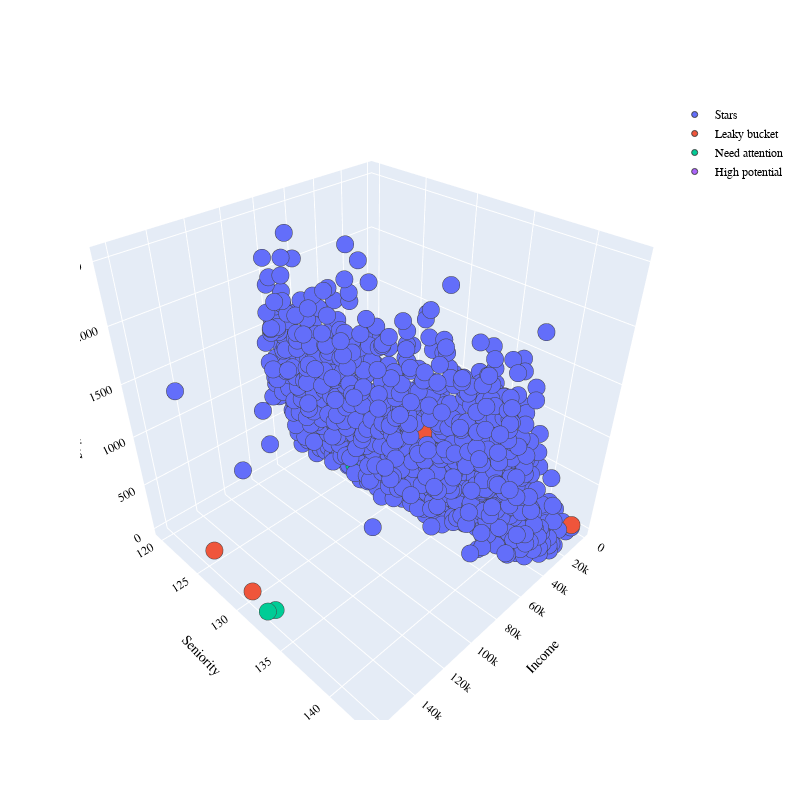

Notebook code cell kept with this figure:
### Code cell
labels_filtered = lle_labels[original_indices]
labels_filtered = labels_filtered[filtered_indices]
data = data2
scaler=StandardScaler()
dataset_temp=data[['Income','Seniority','Spending']]
X_std=scaler.fit_transform(dataset_temp)
X = normalize(X_std,norm='l2')


dataset_temp['Cluster'] = labels_filtered
dataset_temp=dataset_temp.replace({0:'Stars',1:'Need attention',2:'High potential',3:'Leaky bucket'})
data = data.merge(dataset_temp.Cluster, left_index=True, right_index=True)


PLOT = go.Figure()
for C in list(data.Cluster.unique()):
    

    PLOT.add_trace(go.Scatter3d(x = data[data.Cluster == C]['Income'],
                                y = data[data.Cluster == C]['Seniority'],
                                z = data[data.Cluster == C]['Spending'],                        
                                mode = 'markers',marker_size = 6, marker_line_width = 1,
                                name = str(C)))
PLOT.update_traces(hovertemplate='Income: %{x} <br>Seniority: %{y} <br>Spending: %{z}')

    
PLOT.update_layout(width = 800, height = 800, autosize = True, showlegend = True,
                   scene = dict(xaxis=dict(title = 'Income', titlefont_color = 'black'),
                                yaxis=dict(title = 'Seniority', titlefont_color = 'black'),
                                zaxis=dict(title = 'Spending', titlefont_color = 'black')),
                   font = dict(family = "Gilroy", color  = 'black', size = 12))

### Figure 1 — Plotly figure (JSON) as saved in the notebook; plotly's stock layout.template omitted (floating-point values rounded to 4 significant figures; data arrays with more than 128 entries replaced by an {"elided": "..."} marker saying what was removed)
{"data": [{"hovertemplate": "Income: %{x} <br>Seniority: %{y} <br>Spending: %{z}", "marker": {"line": {"width": 1}, "size": 6}, "mode": "markers", "name": "Stars", "type": "scatter3d", "x": {"elided": "2043 int values"}, "y": {"elided": "2043 float values"}, "z": {"elided": "2043 int values"}}, {"hovertemplate": "Income: %{x} <br>Seniority: %{y} <br>Spending: %{z}", "marker": {"line": {"width": 1}, "size": 6}, "mode": "markers", "name": "Leaky bucket", "type": "scatter3d", "x": [58293, 7500, 10979, 23718, 7500, 26326, 23559, 42394, 43974, 16248, 30477, 18890, 34320, 22212, 31160, 44159, 24480, 32414, 35388, 46377, 42670, 12571, 14849, 41411, 27190, 33181, 35684, 36143, 19789, 18492, 32011, 7500, 42207, 37760, 22944, 25315, 24683, 15315, 38593, 26224, 36975, 153924, 25965, 29187, 36145, 41335, 17487, 38702, 35523, 26872, 25804, 25130, 49494, 49514, 19485, 17117, 37087, 45921, 39858, 60554, 34596, 31056, 50014, 41014, 39190, 15315, 22634, 16581, 10979, 21282, 70091, 18351, 59060, 45503, 35876, 18929, 41335, 26759, 22634, 34596, 43269, 31163, 20491, 40304, 19414, 31163, 20981, 23331, 30390, 12393, 36301, 35544, 20193, 49544, 23536, 18169, 9722, 38175, 39763, 13533, 21955, 36273, 22669, 32313, 27071, 30093, 11448, 26642, 18929, 36038, 21059, 34529, 32644, 36790, 32765, 7500, 14188, 27733, 156924, 31560, 18929, 7500, 26816], "y": [125.2, 139.6, 121.1, 129.8, 139.7, 129.7, 131.8, 123.1, 138.6, 121.5, 125.1, 139.7, 124.2, 126.5, 129.3, 120.2, 136.6, 131.8, 135.8, 123.8, 134.1, 125.2, 131.9, 126.6, 130.4, 125.7, 122.1, 122.8, 127.2, 120.6, 130.2, 136.7, 134.9, 130.5, 126.1, 127.6, 123.6, 130.8, 129.4, 132.8, 125.9, 124.5, 141.8, 133.7, 132.4, 126.0, 135.4, 130.9, 128.8, 128.3, 129.8, 128.8, 134.1, 126.3, 129.1, 137.4, 130.5, 123.5, 137.2, 130.6, 134.5, 137.2, 125.1, 134.2, 121.9, 130.8, 137.4, 137.6, 121.1, 121.4, 135.0, 127.9, 125.4, 129.0, 122.1, 136.4, 126.0, 124.5, 137.4, 134.5, 129.3, 124.3, 137.1, 128.9, 128.3, 124.3, 134.0, 141.9, 129.8, 138.9, 128.0, 123.6, 139.1, 136.5, 120.6, 136.3, 141.0, 129.1, 130.8, 135.7, 129.6, 122.3, 133.2, 136.6, 122.0, 131.7, 126.3, 123.8, 136.4, 132.9, 125.6, 141.6, 137.4, 136.0, 124, 143.0, 136, 130.0, 129.9, 132.1, 136.4, 133.7, 142.5], "z": [422, 61, 30, 81, 122, 18, 79, 32, 551, 57, 66, 35, 17, 69, 64, 275, 102, 52, 32, 90, 241, 53, 65, 139, 18, 16, 30, 19, 78, 10, 122, 36, 265, 54, 76, 54, 41, 64, 177, 63, 33, 6, 74, 34, 172, 187, 18, 109, 66, 72, 55, 50, 385, 369, 10, 128, 401, 199, 95, 811, 23, 55, 396, 20, 133, 64, 96, 24, 30, 46, 1161, 43, 274, 170, 129, 85, 187, 59, 96, 23, 19, 38, 30, 57, 32, 38, 73, 103, 80, 57, 78, 67, 82, 404, 10, 21, 103, 153, 167, 48, 55, 76, 173, 159, 35, 69, 14, 42, 85, 47, 44, 162, 413, 66, 46, 100, 75, 57, 8, 94, 85, 53, 22]}, {"hovertemplate": "Income: %{x} <br>Seniority: %{y} <br>Spending: %{z}", "marker": {"line": {"width": 1}, "size": 6}, "mode": "markers", "name": "Need attention", "type": "scatter3d", "x": [20559, 7500, 19510, 23661, 42386, 35178, 29548, 62499, 36230, 38961, 36959, 17459, 162397, 55282, 35178, 17003, 40662, 35641, 41021, 27100, 27590, 37368, 157733, 27100, 28072, 37787, 42386, 27161, 30560, 31535, 22701, 43815, 45057, 27889, 37509, 30560], "y": [135.6, 128.8, 129.7, 126.7, 137.5, 137.6, 129.9, 126.5, 128.3, 125.8, 128.8, 129.2, 132.8, 126.4, 137.6, 126.5, 135.5, 131.5, 138, 134.8, 134.2, 126.3, 132.8, 134.8, 131.7, 129.2, 137.5, 127.9, 132.0, 129, 129.7, 134.8, 126.8, 131.8, 141.6, 132.0], "z": [53, 31, 30, 23, 100, 59, 29, 222, 59, 70, 62, 69, 107, 235, 59, 38, 92, 178, 64, 37, 12, 30, 59, 37, 47, 106, 100, 52, 31, 51, 24, 79, 50, 26, 123, 31]}, {"hovertemplate": "Income: %{x} <br>Seniority: %{y} <br>Spending: %{z}", "marker": {"line": {"width": 1}, "size": 6}, "mode": "markers", "name": "High potential", "type": "scatter3d", "x": [30096, 30096, 33183, 14045, 26751, 30467, 30023, 42693, 18393, 44322, 33228, 36781, 19346], "y": [121.1, 121.1, 124.0, 124.9, 121.1, 123.2, 123.0, 120.5, 122.9, 120.2, 125.0, 122.5, 124.8], "z": [45, 45, 120, 20, 11, 24, 61, 57, 50, 92, 71, 63, 22]}], "layout": {"autosize": true, "font": {"color": "black", "family": "Gilroy", "size": 12}, "height": 800, "scene": {"xaxis": {"title": {"font": {"color": "black"}, "text": "Income"}}, "yaxis": {"title": {"font": {"color": "black"}, "text": "Seniority"}}, "zaxis": {"title": {"font": {"color": "black"}, "text": "Spending"}}}, "showlegend": true, "width": 800}}
